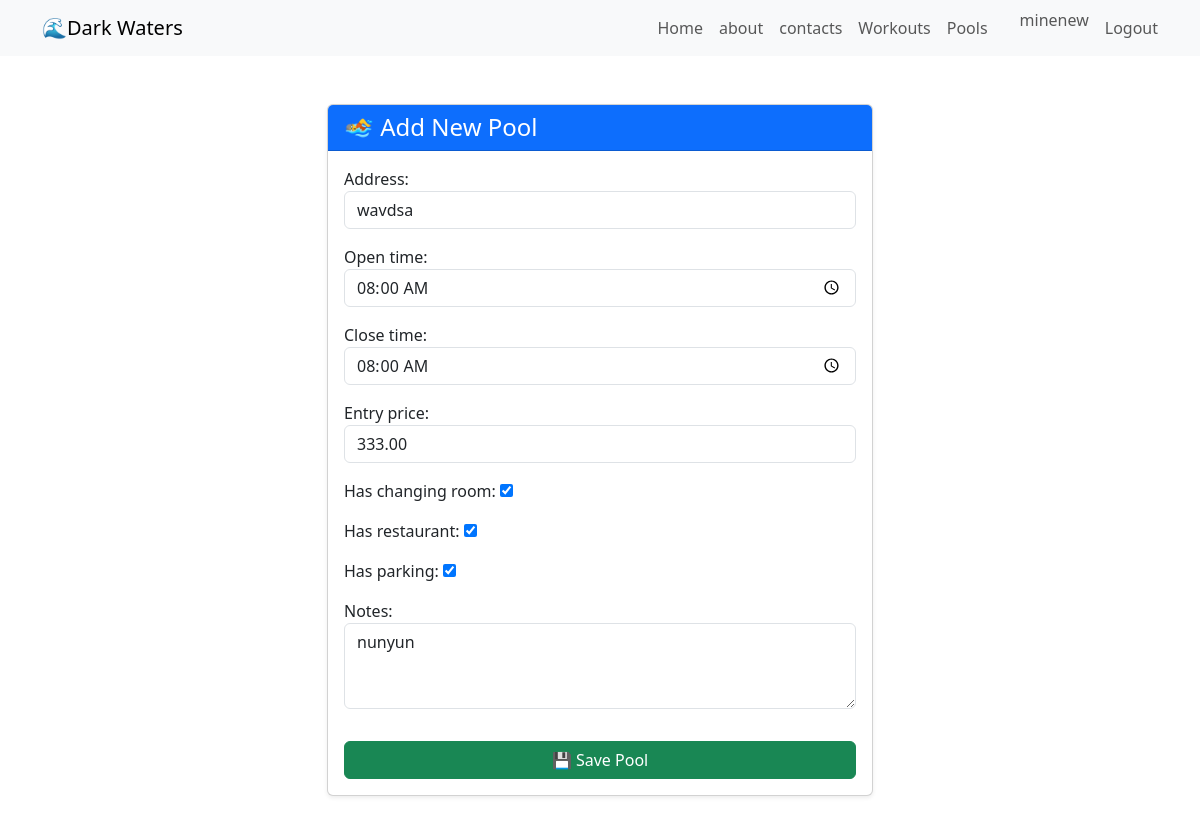
Page /pool/5/update/ (signed in) on the committed database.
### finder/models.py (models this page shows, shortened)
class Pool(models.Model):
    user = models.ForeignKey(User, on_delete=models.CASCADE)
    address = models.TextField()
    open_time = models.TimeField()
    close_time = models.TimeField()
    entry_price = models.DecimalField(max_digits=6, decimal_places=2)
    has_changing_room = models.BooleanField(default=False)
    has_restaurant = models.BooleanField(default=False)
    has_parking = models.BooleanField(default=False)
    notes = models.TextField(blank=True, null=True)

### finder/views.py (the view)
# urls.py: path('pool/<int:pk>/update/', views.pool_update, name='pool_update'),
@login_required
def pool_update(request, pk):
    pool = get_object_or_404(Pool, pk=pk)
    if request.method == 'POST':
        form = PoolForm(request.POST, instance=pool)
        if form.is_valid():
            form.save()
    else:
        form = PoolForm(instance=pool)
    return render(request, 'pool/add_pool.html', {'form': form})

### finder/forms.py
class PoolForm(forms.ModelForm):
    class Meta:
        model = Pool
        fields = ['address', 'open_time', 'close_time', 'entry_price',
                  'has_changing_room', 'has_restaurant', 'has_parking', 'notes']
        widgets = {
            'address': forms.TextInput(attrs={'class': 'form-control'}),
            'open_time': forms.TimeInput(attrs={'class': 'form-control', 'type': 'time'}),
            'close_time': forms.TimeInput(attrs={'class': 'form-control', 'type': 'time'}),
            'entry_price': forms.NumberInput(attrs={'class': 'form-control'}),
            'notes': forms.Textarea(attrs={'class': 'form-control', 'rows': 3}),
        }

### finder/templates/pool/add_pool.html (shortened to what this page needs)
{% extends 'main.html' %}
{% block content %}
<div class="container py-5">
  <div class="row justify-content-center">
    <div class="col-md-8 col-lg-6">
      <div class="card shadow-sm">
        <div class="card-header bg-primary text-white">
          <h4 class="mb-0">🏊 Add New Pool</h4>
        </div>
        <div class="card-body">
          <form method="post" novalidate>
            {{ form.as_p }}
            <button type="submit" class="btn btn-success w-100 mt-3">💾 Save Pool</button>
          </form>
        </div>
      </div>
    </div>
  </div>
</div>
{% endblock %}

### templates/navbar.html
<nav class="navbar navbar-light bg-light">
  <div class="container">
    <a class="navbar-brand" href="{% url 'home' %}">🌊Dark Waters</a>
    <ul class="navbar-nav d-flex flex-row">
      <li class="nav-item me-3">
        <a class="nav-link" href="{% url 'home' %}">Home</a>
      </li> <li class="nav-item me-3">
        <a class="nav-link" href="{% url 'about' %}">about</a>
      </li>
     <li class="nav-item me-3">
        <a class="nav-link" href="{% url 'contacts' %}">contacts</a>
      </li>
      {% if request.user.is_authenticated %}
        <li class="nav-item me-3">
          <a class="nav-link" href="{% url 'workout_list' %}">Workouts</a>
        </li>
        <li class="nav-item me-3">
          <a class="nav-link" href="{% url 'pool_list' %}">Pools</a>
        </li>
        <li class="nav-item me-3">
        <li class="nav-item me-3">
          <span class="navbar-text">{{ request.user.username }}</span>
        </li>
        <li class="nav-item">
          <a class="nav-link" href="{% url 'logout' %}">Logout</a>
        </li>
      {% else %}
        <li class="nav-item">
          <a class="nav-link" href="{% url 'login' %}">Login</a>
        </li>
      {% endif %}
    </ul>
  </div>
</nav>

### rows in the picture
Pool: address "wavdsa", open_time "08:00:00", close_time "08:00:00", entry_price "333.00", has_changing_room "☑", has_restaurant "☑", has_parking "☑", notes "nunyun"

### other values in the picture
{{ request.user.username }} "minenew"
